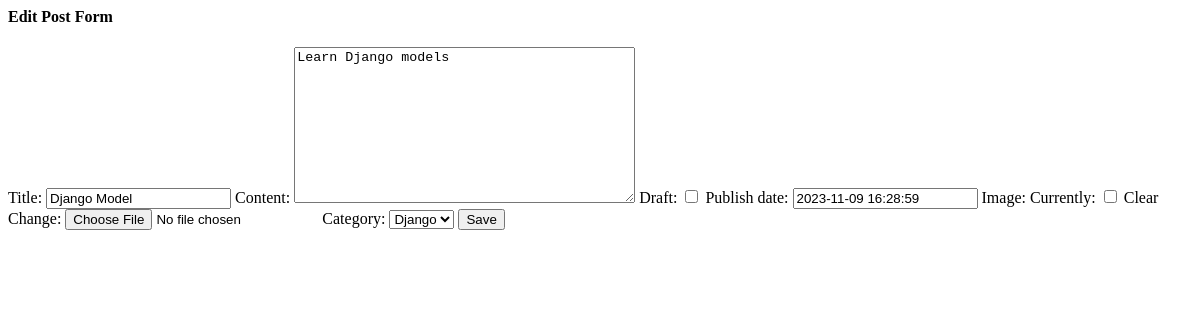
Before: /posts/2/edit with the older database file.
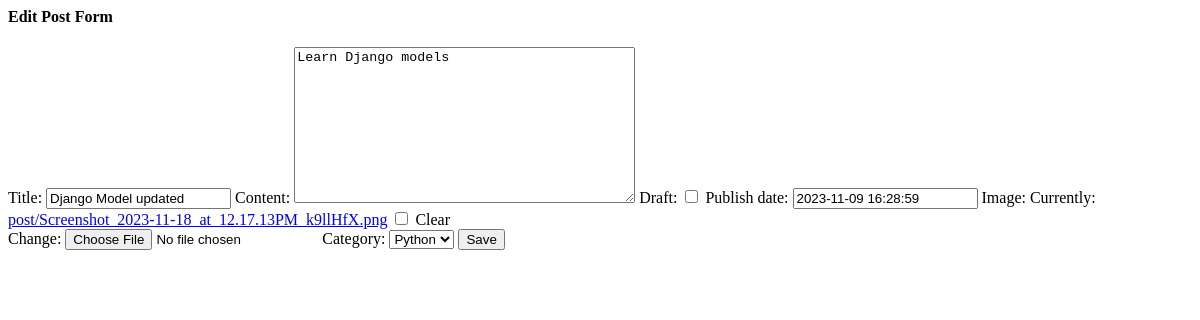
After: the same page with the newer database file.
### posts/models.py (models this page shows, shortened)
class Post(models.Model):
    author = models.ForeignKey(User,related_name='post_author',on_delete=models.CASCADE)
    title = models.CharField(max_length=100)
    content = models.TextField(max_length=20000)
    draft = models.BooleanField(default=True)
    publish_date = models.DateTimeField(default=timezone.now)
    tags = TaggableManager()
    image = models.ImageField(upload_to='post',null=True, blank=True)
    category = models.ForeignKey('Category',related_name='post_category',on_delete=models.SET_NULL,null=True)

### posts/views.py (the view)
# urls.py: path('posts/<int:pk>/edit', edit_post),
def edit_post(request,pk):
    post = Post.objects.get(id=pk)
    if request.method  == 'POST':
        form = PostForm(request.POST,request.FILES,instance=post)
        if form.is_valid():
            myform = form.save(commit=False)
            myform.author = request.user
            myform.save()
            return redirect('/posts/')
    else:
        form = PostForm(instance=post)
    return render(request, 'posts/edit.html', {'form':form})

### posts/forms.py
class PostForm(forms.ModelForm):
    class Meta:
        model = Post
        exclude = ('author',)

### posts/models.py (called while the page is built)
    def __str__(self):
        return self.name

### posts/templates/posts/edit.html (shortened to what this page needs)
<h4> Edit Post Form </h4>
<form method="post" enctype="multipart/form-data">
    {{form}}
    <input type="submit" value="Save">
</form>

Changed rows visible on the page:
changed Post "Learn Django models": title "Django Model" → "Django Model updated"; category "Django" → "Python"
Other visible differences:
text no longer shown: "Title: Content: Draft: Publish date: Image: Currently: Clear Change: Category:"
text now shown: "Title: Content: Draft: Publish date: Image: Currently: post/Screenshot_2023-11-18_at_12.17.13PM_k9llHfX.png Clear Change: Category:"
